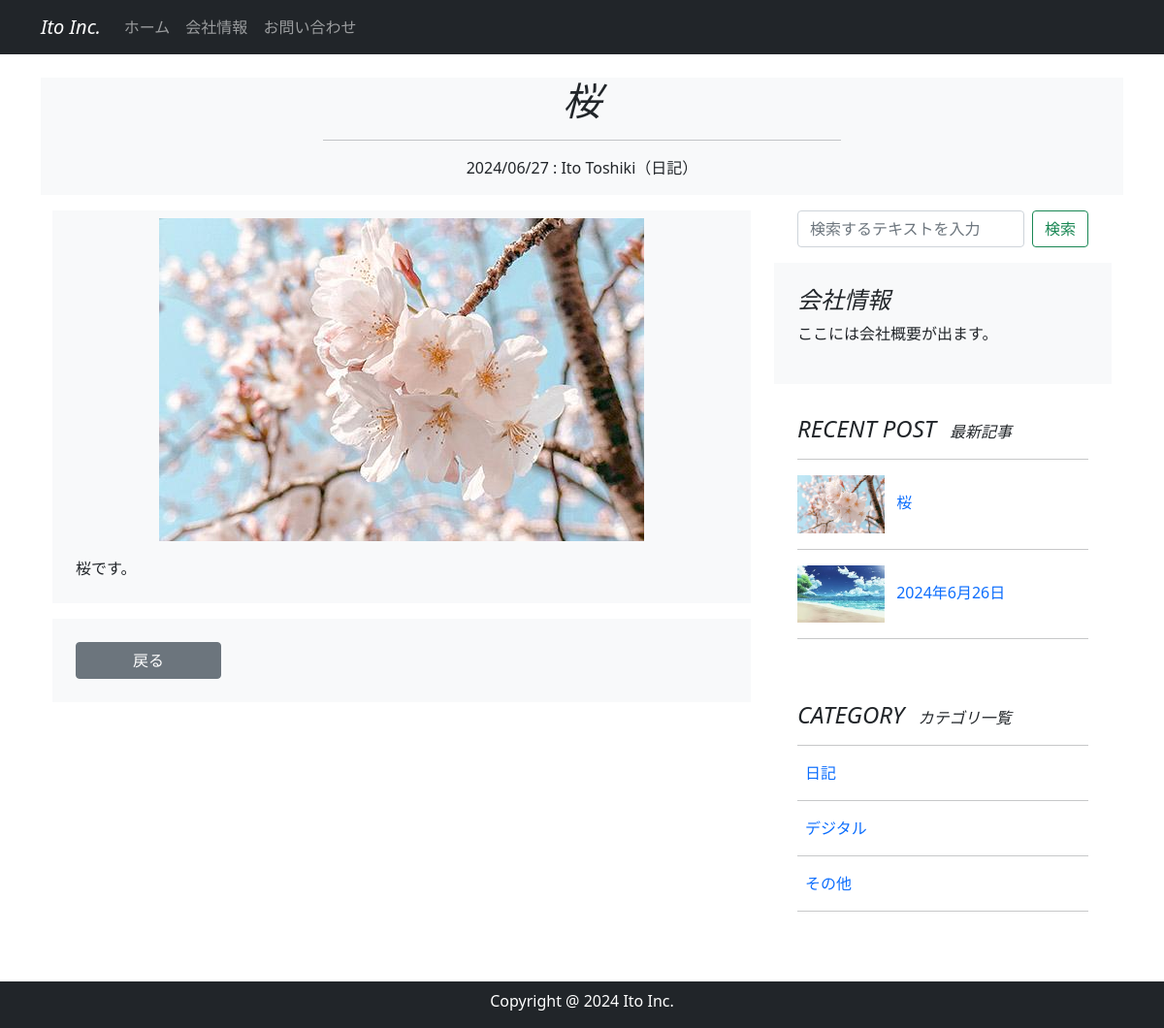
Page /2/blog_post on the committed database.
### company_blog/models.py (models this page shows, shortened)
class BlogPost(db.Model):
    __tablename__ = 'blog_post'
    id = db.Column(db.Integer, primary_key=True)
    user_id = db.Column(db.Integer, db.ForeignKey('users.id'))
    category_id = db.Column(db.Integer, db.ForeignKey('blog_category.id'))
    date = db.Column(db.DateTime, default=datetime.now(timezone('Asia/Tokyo')))
    title = db.Column(db.String(140))
    text = db.Column(db.Text)
    summary = db.Column(db.String(140))
    featured_image = db.Column(db.String(140))

class User(db.Model, UserMixin):
    __tablename__ = 'users'
    id = db.Column(db.Integer, primary_key = True)
    email = db.Column(db.String(64), unique=True, index=True)
    username = db.Column(db.String(64), unique=True, index=True)
    password_hash = db.Column(db.String(128))
    administrator = db.Column(db.String(1))
    post = db.relationship('BlogPost', backref='author', lazy='dynamic')
    @property
    def password(self):
        raise AttributeError('password is not a readable attribute')

class BlogCategory(db.Model):
    __tablename__ = 'blog_category'
    id = db.Column(db.Integer, primary_key=True)
    category = db.Column(db.String(140))
    posts = db.relationship('BlogPost', backref='blogcategory', lazy='dynamic')

### company_blog/main/views.py (the view)
@main.route('/<int:blog_post_id>/blog_post')
def blog_post(blog_post_id):
    form = BlogSearchForm()
    blog_post = BlogPost.query.get_or_404(blog_post_id)
    recent_blog_posts = BlogPost.query.order_by(BlogPost.id.desc()).limit(5).all()
    blog_categories = BlogCategory.query.order_by(BlogCategory.id.asc()).all()
    return render_template('blog_post.html', post=blog_post, recent_blog_posts=recent_blog_posts, blog_categories=blog_categories, form=form)

### company_blog/main/forms.py
class BlogSearchForm(FlaskForm):
    searchtext = StringField('検索テキスト', validators=[DataRequired()])
    submit = SubmitField('検索')

### company_blog/__init__.py (called while the page is built)
@event.listens_for(Engine, "connect")
def set_sqlite_pragma(dbapi_connection, connection_record):
    cursor = dbapi_connection.cursor()
    cursor.execute("PRAGMA foreign_keys=ON")
    cursor.close()

### company_blog/templates/blog_post.html (shortened to what this page needs)
{% extends "base.html" %}
{% block content %}
<header id="page-header">
    <div class="container my-3 bg-light">
        <div class="row">
            <div class="col-md-6 m-auto text-center">
                <h1 class="fst-italic">{{ post.title }}</h1>
                <hr>
                <p>{{ post.date.strftime('%Y/%m/%d') }} : {{ post.author.username }}（{{ post.blogcategory.category }}）
                </p>
            </div>
        </div>
    </div>
</header>
<div class="container my-3">
    <div class="row mb-2">
        <div class="col-md-8">
            <section id="blog_post">
                <div class="container py-2 bg-light">
                    {% if post.featured_image %}
                    <div class="mb-3" style="text-align: center;">
                        <img src="{{ url_for('static', filename='featured_image/' + post.featured_image) }}"
                            class="img-fluid">
                    </div>
                    {% endif %}
                    <p class="mb-3">{{ post.text|safe }}</p>
                </div>
            </section>
            <section id="menu">
                <div class="container my-3 py-4 bg-light">
                    <div class="row">
                        <div class="col-md-3">
                            <button type="button" class="btn btn-secondary w-100" onclick="history.back()">
                                戻る
                            </button>
                        </div>
                    </div>
                </div>
            </section>
        </div>
        <div class="col-md-4">
            <div class="position-sticky" style="top: 2rem;">
                <div class="container-fluid mb-3">
                    <form action="{{ url_for('main.search') }}" class="d-flex" method="POST">
                        {{ render_field(form.searchtext, class="form-control me-2", placeholder="検索するテキストを入力") }}
                        {{ form.submit(class="btn btn-outline-success") }}
                    </form>
                </div>
                <div class="p-4 mb-2 bg-light">
                    <h4 class="fst-italic">会社情報</h4>
                    <p>ここには会社概要が出ます。</p>
                </div>
                <div class="p-4">
                    <h4 class="fst-italic">RECENT POST <span class="ms-2 fs-6">最新記事</span></h4>
                    <hr>
                    <ol class="list-unstyled">
                        {% for recent_post in recent_blog_posts %}
                        <li>
                            <a href="{{ url_for('main.blog_post', blog_post_id=recent_post.id) }}"
                                class="text-decoration-none">
                                {% if recent_post.featured_image %}
                                <img src="{{ url_for('static', filename='featured_image/' + recent_post.featured_image) }}"
                                    class="img-fluid" width="90" height="50">
                                {% endif %}
                                <span class="ms-2">{{ recent_post.title | truncate(14) }}</span>
                            </a>
                        </li>
                        <hr>
                        {% endfor %}
                    </ol>
                </div>
                <div class="p-4">
                    <h4 class="fst-italic">CATEGORY <span class="ms-2 fs-6">カテゴリ一覧</span></h4>
                    <hr>
                    <ol class="list-unstyled">
                        {% for blog_category in blog_categories %}
                        <li>
                            <a href="{{ url_for('main.category_posts', blog_category_id=blog_category.id) }}"
                                class="text-decoration-none">
                                <span class="ms-2">{{ blog_category.category | truncate(20) }}</span>
                            </a>
                        </li>
                        <hr>
                        {% endfor %}
                    </ol>
                </div>
            </div>
        </div>
    </div>
</div>
{% endblock %}

### rows in the picture
BlogPost: title "桜", date "2024/06/27", featured_image (picture), text "桜です。"
User: author.username "Ito Toshiki"
BlogCategory: blogcategory.category "日記", category "日記"
BlogPost: featured_image (picture), title "2024年6月26日"
BlogCategory: category "デジタル"
BlogCategory: category "その他"
